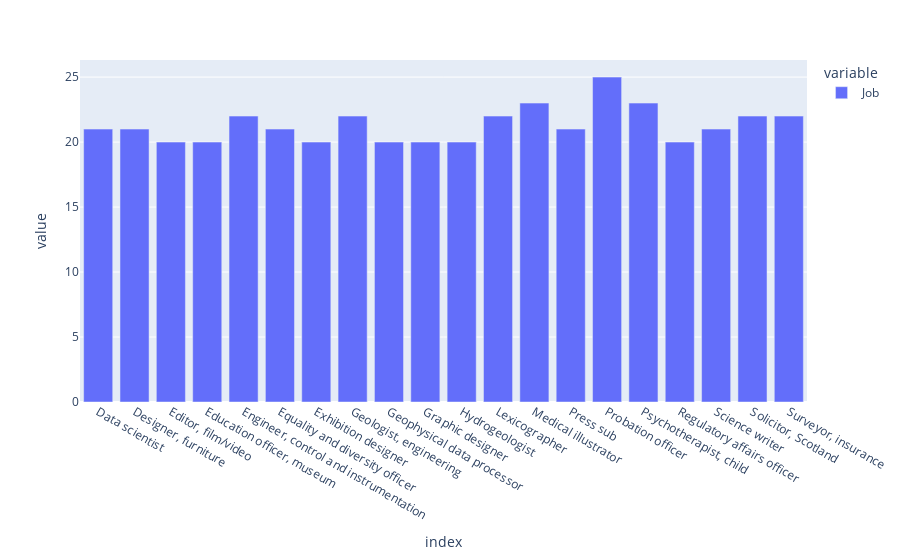

The notebook cell this image was saved under:
### Code cell
fig = px.bar(pd.DataFrame(dt['Job'].value_counts().head(20).sort_index()))
fig.show()

### Figure 1 — Plotly figure (JSON) as saved in the notebook; plotly's stock layout.template omitted (floating-point values rounded to 4 significant figures)
{"data": [{"alignmentgroup": "True", "hovertemplate": "variable=Job<br>index=%{x}<br>value=%{y}<extra></extra>", "legendgroup": "Job", "marker": {"color": "#636efa"}, "name": "Job", "offsetgroup": "Job", "orientation": "v", "showlegend": true, "textposition": "auto", "type": "bar", "x": ["Data scientist", "Designer, furniture", "Editor, film/video", "Education officer, museum", "Engineer, control and instrumentation", "Equality and diversity officer", "Exhibition designer", "Geologist, engineering", "Geophysical data processor", "Graphic designer", "Hydrogeologist", "Lexicographer", "Medical illustrator", "Press sub", "Probation officer", "Psychotherapist, child", "Regulatory affairs officer", "Science writer", "Solicitor, Scotland", "Surveyor, insurance"], "xaxis": "x", "y": [21, 21, 20, 20, 22, 21, 20, 22, 20, 20, 20, 22, 23, 21, 25, 23, 20, 21, 22, 22], "yaxis": "y"}], "layout": {"barmode": "relative", "legend": {"title": {"text": "variable"}, "tracegroupgap": 0}, "margin": {"t": 60}, "xaxis": {"anchor": "y", "domain": [0, 1], "title": {"text": "index"}}, "yaxis": {"anchor": "x", "domain": [0, 1], "title": {"text": "value"}}}}
